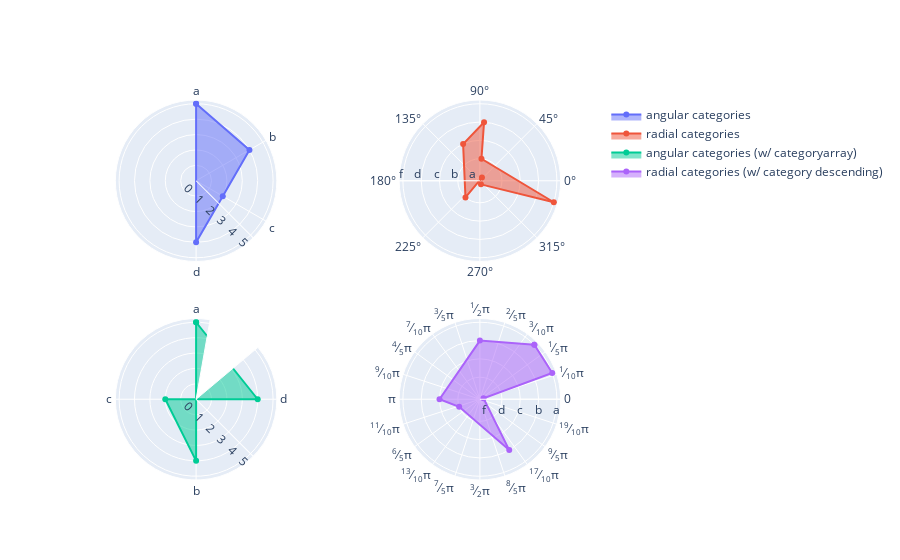

Write notebook code for a chart like this one.
### Code cell
import plotly.graph_objects as go
from plotly.subplots import make_subplots

fig = make_subplots(rows=2, cols=2, specs=[[{'type': 'polar'}]*2]*2)

fig.add_trace(go.Scatterpolar(
      name = "angular categories",
      r = [5, 4, 2, 4, 5],
      theta = ["a", "b", "c", "d", "a"],
    ), 1, 1)
fig.add_trace(go.Scatterpolar(
      name = "radial categories",
      r = ["a", "b", "c", "d", "b", "f", "a"],
      theta = [1, 4, 2, 1.5, 1.5, 6, 5],
      thetaunit = "radians",
    ), 1, 2)
fig.add_trace(go.Scatterpolar(
      name = "angular categories (w/ categoryarray)",
      r = [5, 4, 2, 4, 5],
      theta = ["a", "b", "c", "d", "a"],
    ), 2, 1)
fig.add_trace(go.Scatterpolar(
      name = "radial categories (w/ category descending)",
      r = ["a", "b", "c", "d", "b", "f", "a", "a"],
      theta = [45, 90, 180, 200, 300, 15, 20, 45],
    ), 2, 2)

fig.update_traces(fill='toself')
fig.update_layout(
    polar = dict(
      radialaxis_angle = -45,
      angularaxis = dict(
        direction = "clockwise",
        period = 6)
    ),
    polar2 = dict(
      radialaxis = dict(
        angle = 180,
        tickangle = -180 # so that tick labels are not upside down
      )
    ),
    polar3 = dict(
      sector = [80, 400],
      radialaxis_angle = -45,
      angularaxis_categoryarray = ["d", "a", "c", "b"]
    ),
    polar4 = dict(
      radialaxis_categoryorder = "category descending",
      angularaxis = dict(
        thetaunit = "radians",
        dtick = 0.3141592653589793
      ))
)

fig.show()

### Figure 1 — Plotly figure (JSON) as saved in the notebook; plotly's stock layout.template omitted (floating-point values rounded to 4 significant figures)
{"data": [{"fill": "toself", "name": "angular categories", "r": [5, 4, 2, 4, 5], "subplot": "polar", "theta": ["a", "b", "c", "d", "a"], "type": "scatterpolar"}, {"fill": "toself", "name": "radial categories", "r": ["a", "b", "c", "d", "b", "f", "a"], "subplot": "polar2", "theta": [1, 4, 2, 1.5, 1.5, 6, 5], "thetaunit": "radians", "type": "scatterpolar"}, {"fill": "toself", "name": "angular categories (w/ categoryarray)", "r": [5, 4, 2, 4, 5], "subplot": "polar3", "theta": ["a", "b", "c", "d", "a"], "type": "scatterpolar"}, {"fill": "toself", "name": "radial categories (w/ category descending)", "r": ["a", "b", "c", "d", "b", "f", "a", "a"], "subplot": "polar4", "theta": [45, 90, 180, 200, 300, 15, 20, 45], "type": "scatterpolar"}], "layout": {"polar": {"angularaxis": {"direction": "clockwise", "period": 6}, "domain": {"x": [0, 0.45], "y": [0.575, 1]}, "radialaxis": {"angle": -45}}, "polar2": {"domain": {"x": [0.55, 1], "y": [0.575, 1]}, "radialaxis": {"angle": -180, "tickangle": -180}}, "polar3": {"angularaxis": {"categoryarray": ["d", "a", "c", "b"]}, "domain": {"x": [0, 0.45], "y": [0, 0.425]}, "radialaxis": {"angle": -45}, "sector": [80, 400]}, "polar4": {"angularaxis": {"dtick": 0.3142, "thetaunit": "radians"}, "domain": {"x": [0.55, 1], "y": [0, 0.425]}, "radialaxis": {"categoryorder": "category descending"}}}}
